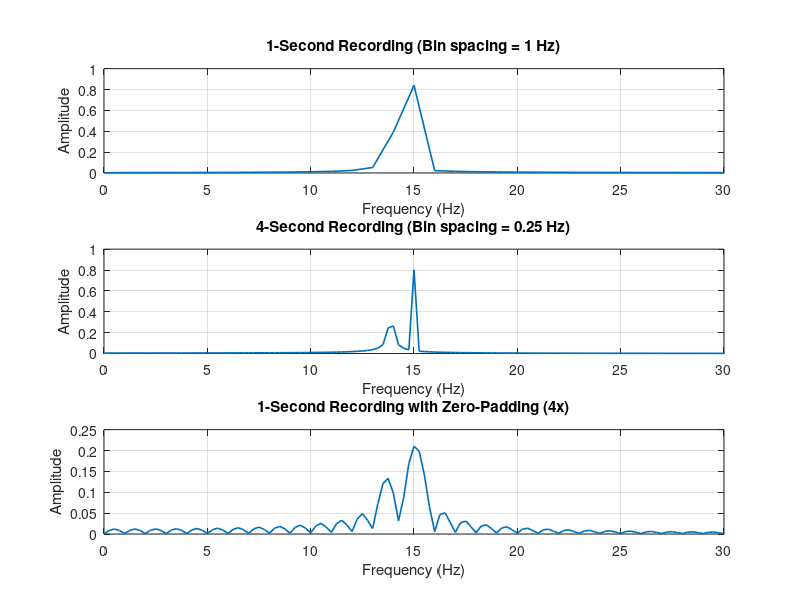

Write the MATLAB code that produced this figure.
% Exercise 3: Investigate Spectral Leakage
fs = 200;
d = 4;
f2 = 13.2 + 0.17 * d; % 13.8 Hz
f1 = 15;

% 1-second recording
T1 = 1;
t1 = 0:1/fs:T1-1/fs;
x1 = 0.8*sin(2*pi*f1*t1) + 0.4*sin(2*pi*f2*t1);

N1 = length(x1);
Y1 = fft(x1);
P1_2 = abs(Y1/N1);
P1_1 = P1_2(1:N1/2+1);
P1_1(2:end-1) = 2*P1_1(2:end-1);
f_axis1 = fs*(0:N1/2)/N1;

% 4-second recording
T2 = 4;
t2 = 0:1/fs:T2-1/fs;
x2 = 0.8*sin(2*pi*f1*t2) + 0.4*sin(2*pi*f2*t2);

N2 = length(x2);
Y2 = fft(x2);
P2_2 = abs(Y2/N2);
P2_1 = P2_2(1:N2/2+1);
P2_1(2:end-1) = 2*P2_1(2:end-1);
f_axis2 = fs*(0:N2/2)/N2;

% Zero-padded spectrum (1-sec signal padded to 4x length)
Y_pad = fft(x1, 4*N1);
P_pad2 = abs(Y_pad/(4*N1));
P_pad1 = P_pad2(1:(4*N1)/2+1);
P_pad1(2:end-1) = 2*P_pad1(2:end-1);
f_axis_pad = fs*(0:(4*N1)/2)/(4*N1);

% Plotting comparison
figure('Name', 'Exercise 3: Spectral Leakage', 'Position', [100, 100, 1000, 800]);

subplot(3, 1, 1);
plot(f_axis1, P1_1, 'LineWidth', 1.2);
grid on;
xlim([0, 30]);
xlabel('Frequency (Hz)');
ylabel('Amplitude');
title('1-Second Recording (Bin spacing = 1 Hz)');

subplot(3, 1, 2);
plot(f_axis2, P2_1, 'LineWidth', 1.2);
grid on;
xlim([0, 30]);
xlabel('Frequency (Hz)');
ylabel('Amplitude');
title('4-Second Recording (Bin spacing = 0.25 Hz)');

subplot(3, 1, 3);
plot(f_axis_pad, P_pad1, 'LineWidth', 1.2);
grid on;
xlim([0, 30]);
xlabel('Frequency (Hz)');
ylabel('Amplitude');
title('1-Second Recording with Zero-Padding (4x)');

saveas(gcf, 'leakage-comparison.png');
